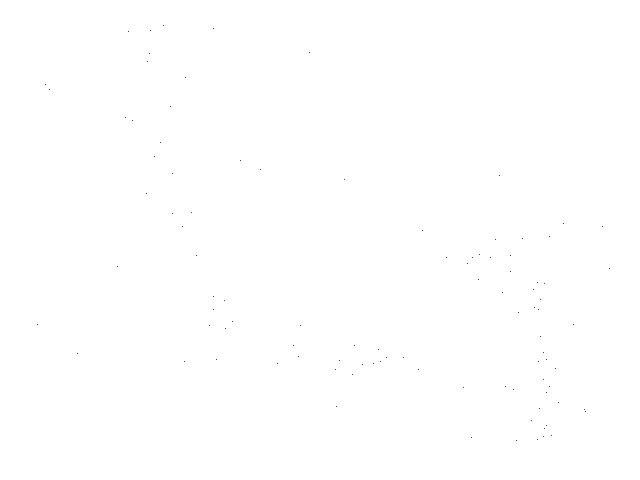
Frame 1 (no input)
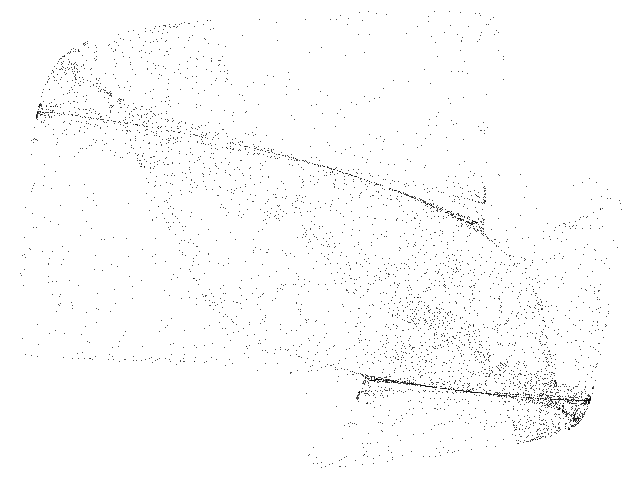
Frame 60 (the mouse pressed at the canvas centre just before this capture)
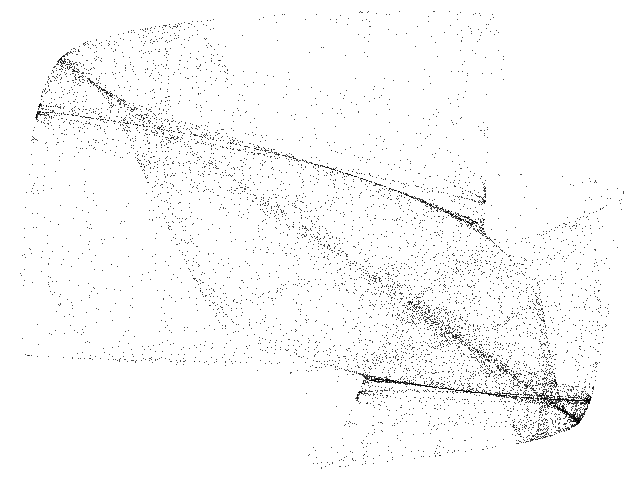
Frame 120 (the mouse held since frame 60 and released just before this capture)

The Processing sketch that drew these frames (run headless with seeded random() and noise(); from frame 60 on, the mouse is pressed at the canvas centre):

// Processing sketch: Ushiki
// ── Ushiki.pde
// Ushiki chaotic map //

  float x = 0.1;
  float y = 0.1;
  float a = 3.7;
  float b = 0.1;
  float c = 3.7;
  float d = 0.15;

void setup() {
  
  size(640, 480);
  background(255);
  
}

void draw() {
  
  for (int i=0;i<100;i++) {
    
    float nx = x;
    float ny = y;
        
    x = (a - nx - b * ny) * nx;
    y = (c - ny - d * nx) * ny;
  
    point(-140+(230*x), -80+(170*y));
        
  }

}
